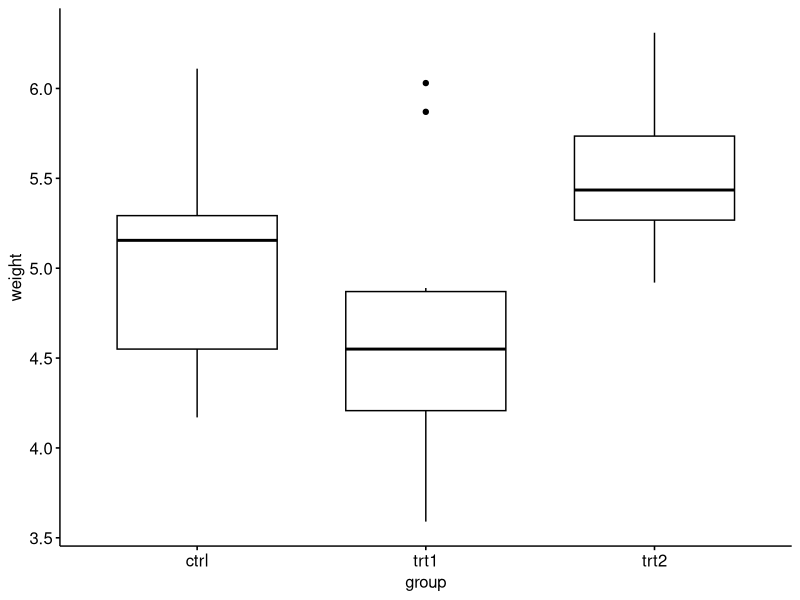
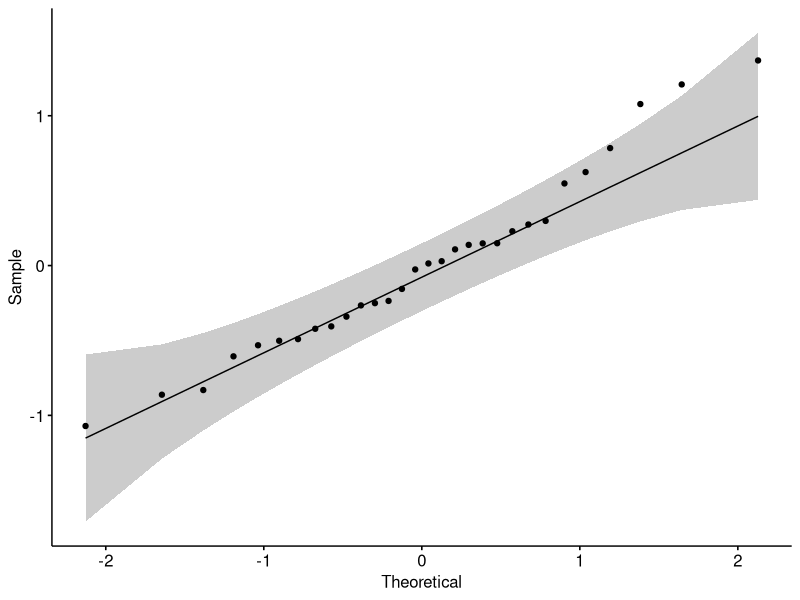
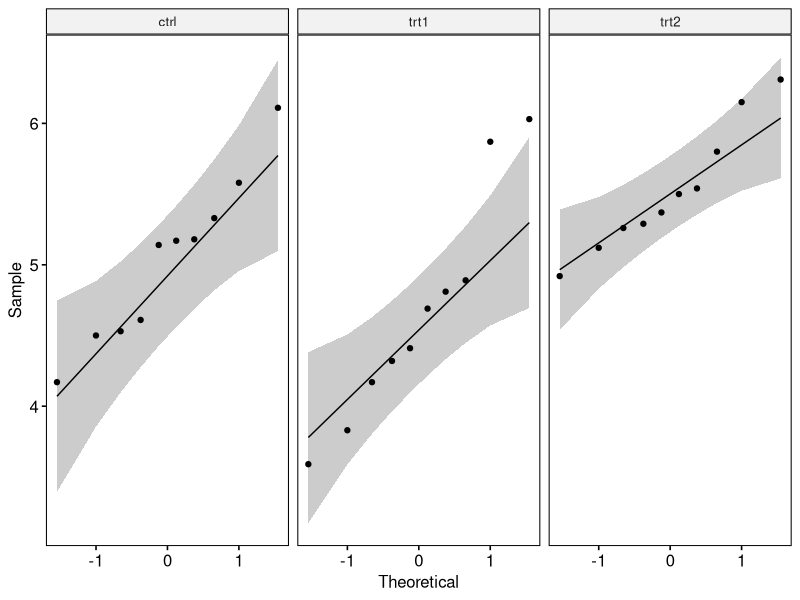
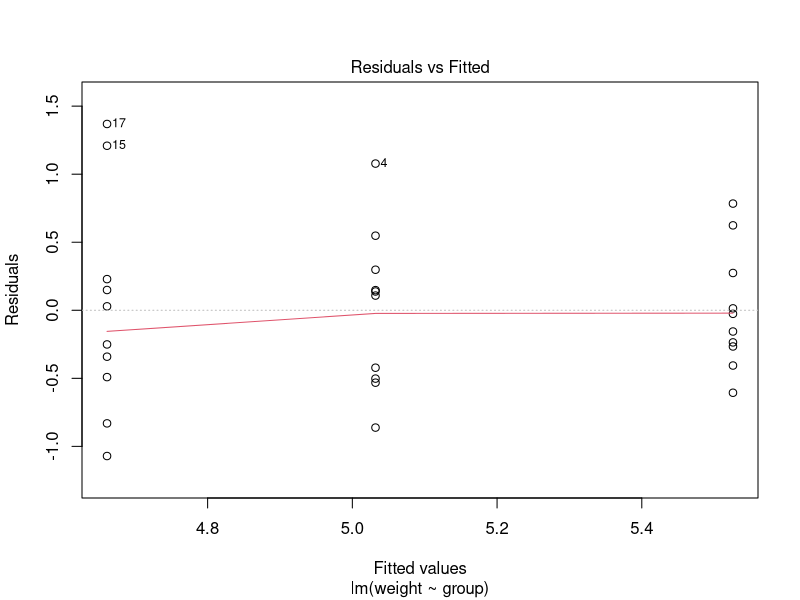
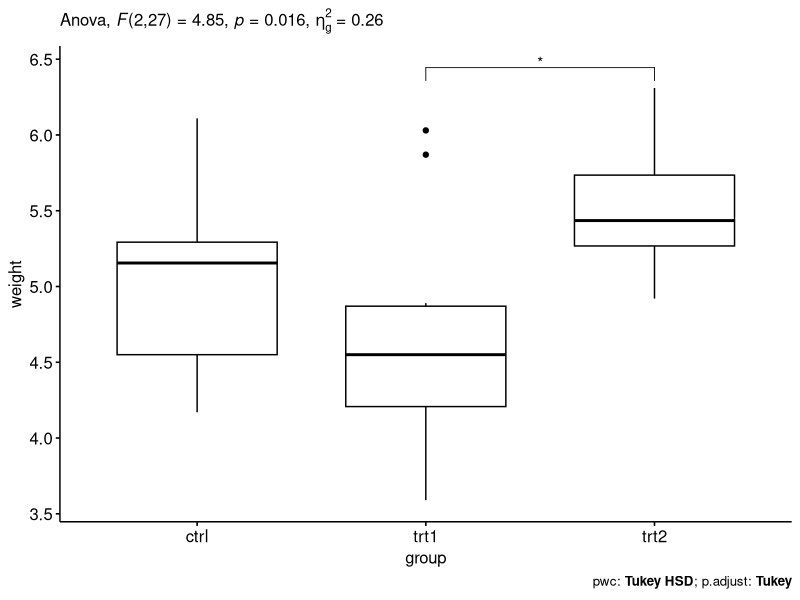
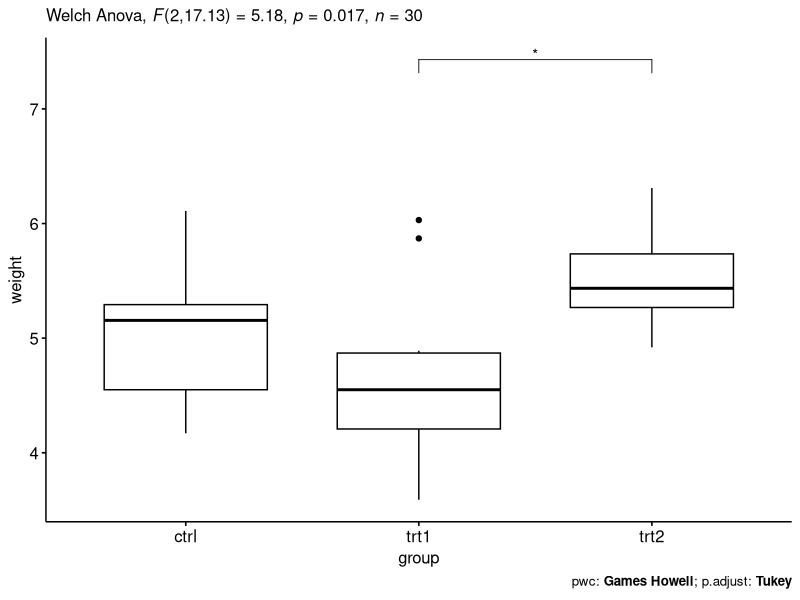
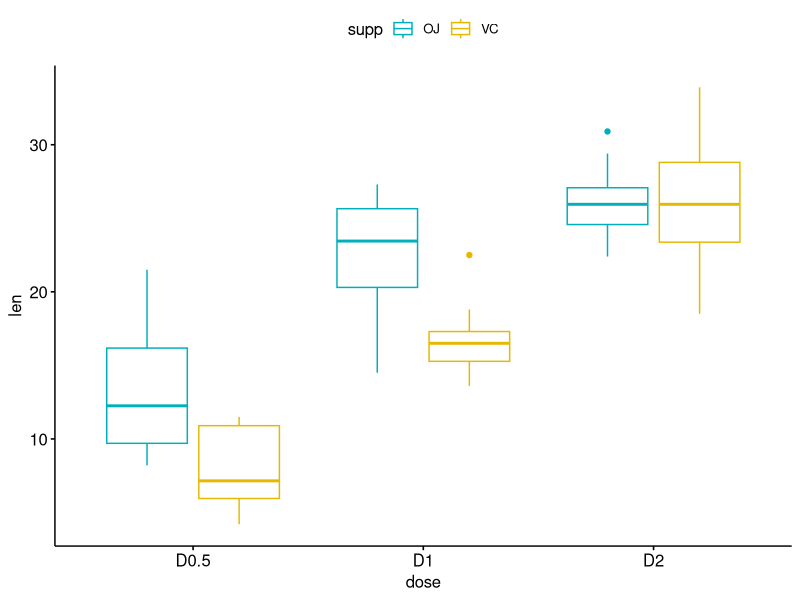
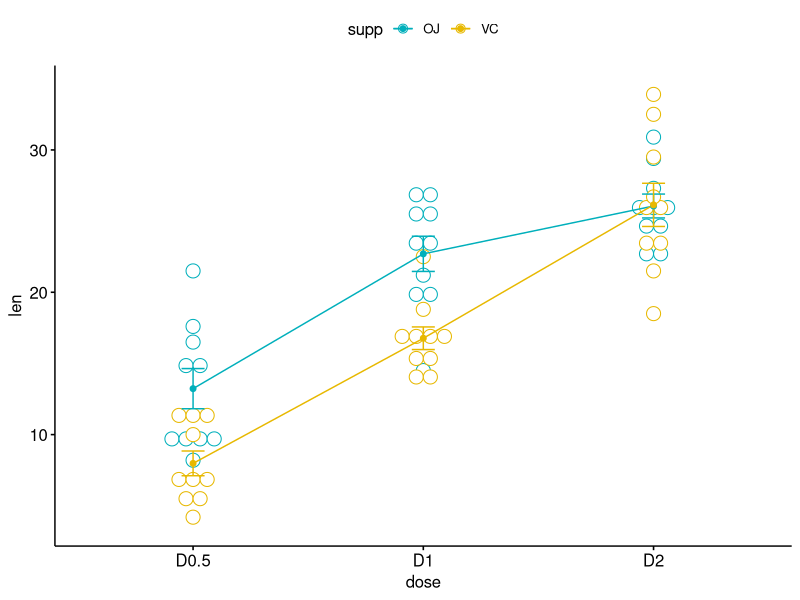

R code for these plots, in order:
## ---- chunk 1
ipak <- function(pkg){
new.pkg <- pkg[!(pkg %in% installed.packages()[, "Package"])]
if (length(new.pkg)) 
    install.packages(new.pkg, dependencies = TRUE)
sapply(pkg, require, character.only = TRUE)
}

# usage
packages <- c("ggplot2", "ggpubr", "rstatix", "dplyr", "ggthemes", "ggformula", "ggpmisc", "GGally", "arm")
ipak(packages)

## ---- chunk 2
data("PlantGrowth")
set.seed(1234)
## ---- chunk 3
levels(PlantGrowth$group)

## ---- chunk 4
PlantGrowth <- PlantGrowth %>%
  reorder_levels(group, order = c("ctrl", "trt1", "trt2"))
## ---- chunk 5
PlantGrowth %>%
  group_by(group) %>%
  get_summary_stats(weight, type = "mean_sd")

## ---- chunk 6
ggboxplot(PlantGrowth, x = "group", y = "weight")
## ---- chunk 7
PlantGrowth %>% 
  group_by(group) %>%
  identify_outliers(weight)
## ---- chunk 8
# Build the linear model
model  <- lm(weight ~ group, data = PlantGrowth)
# Create a QQ plot of residuals
ggqqplot(residuals(model))

# Compute Shapiro-Wilk test of normality
shapiro_test(residuals(model))
## ---- chunk 9
PlantGrowth %>%
  group_by(group) %>%
  shapiro_test(weight)
## ---- chunk 10
ggqqplot(PlantGrowth, "weight", facet.by = "group")
## ---- chunk 11
plot(model, 1)
## ---- chunk 12
PlantGrowth %>% levene_test(weight ~ group)
## ---- chunk 13
res.aov <- PlantGrowth %>% anova_test(weight ~ group, detailed = T)
res.aov

#this is how you do it in base R
summary(aov(weight ~ group, data = PlantGrowth))
## ---- chunk 14
summary(lm(weight ~ group, dat = PlantGrowth))

#here is another way to display results with the arm package
display(lm(weight ~ group, dat = PlantGrowth))
## ---- chunk 15
# Pairwise comparisons
pwc <- PlantGrowth %>% tukey_hsd(weight ~ group)
pwc
## ---- chunk 16
# Visualization: box plots with p-values
pwc <- pwc %>% add_xy_position(x = "group")
ggboxplot(PlantGrowth, x = "group", y = "weight") +
  stat_pvalue_manual(pwc, hide.ns = TRUE) +
  labs(
    subtitle = get_test_label(res.aov, detailed = TRUE),
    caption = get_pwc_label(pwc)
    )
## ---- chunk 17
# Welch One way ANOVA test
res.aov2 <- PlantGrowth %>% welch_anova_test(weight ~ group)
# Pairwise comparisons (Games-Howell)
pwc2 <- PlantGrowth %>% games_howell_test(weight ~ group)
# Visualization: box plots with p-values
pwc2 <- pwc2 %>% add_xy_position(x = "group", step.increase = 1)
ggboxplot(PlantGrowth, x = "group", y = "weight") +
  stat_pvalue_manual(pwc2, hide.ns = TRUE) +
  labs(
    subtitle = get_test_label(res.aov2, detailed = TRUE),
    caption = get_pwc_label(pwc2)
    )
## ---- chunk 18
pwc3 <- PlantGrowth %>% 
  pairwise_t_test(
    weight ~ group, pool.sd = FALSE,
    p.adjust.method = "bonferroni"
    )
pwc3
## ---- chunk 19

set.seed(123)
toothdat <- ToothGrowth
## ---- chunk 20
# as "D0.5", "D1", "D2"
toothdat$dose <- factor(toothdat$dose, 
                  levels = c(0.5, 1, 2),
                  labels = c("D0.5", "D1", "D2"))

head(toothdat)

## ---- chunk 21
toothdat %>%
  group_by(supp, dose) %>%
  get_summary_stats(len, type = "mean_sd")

bxp <- ggboxplot(toothdat, x = "dose", y = "len", color = "supp",
          palette = c("#00AFBB", "#E7B800"))
bxp
## ---- chunk 22
# Plot tooth length ("len") by groups ("dose")
# Color box plot by a second group: "supp"
# Add error bars: mean_se
# (other values include: mean_sd, mean_ci, median_iqr, ....)
library("ggpubr")
ggline(toothdat, x = "dose", y = "len", color = "supp",
       add = c("mean_se", "dotplot"),
       palette = c("#00AFBB", "#E7B800"))
## ---- chunk 23
toothdat %>%
  group_by(dose, supp) %>%
  identify_outliers(len)
## ---- chunk 24
# Build the linear model
model  <- lm(len ~ dose*supp,
             data = toothdat)
# Create a QQ plot of residuals
ggqqplot(residuals(model))

shapiro_test(residuals(model))
## ---- chunk 25
toothdat %>% levene_test(len ~ dose*supp)
## ---- chunk 26
res.aov <- toothdat %>% anova_test(len ~ dose*supp)
res.aov

## ---- chunk 27
# Group the data by gender and fit  anova
model <- lm(len ~ dose * supp, data = toothdat)
toothdat %>%
  group_by(supp) %>%
  anova_test(len ~ dose, error = model)

## ---- chunk 28
library(emmeans)
pwc <- toothdat %>% 
  group_by(supp) %>%
  tukey_hsd(len ~ dose) 
pwc

## ---- chunk 29
res.aov

## ---- chunk 30
toothdat %>% tukey_hsd(len ~ dose)
## ---- chunk 31
toothdat %>% group_by(dose, supp) %>% tally()
## ---- chunk 32
# Visualization: box plots with p-values
pwc <- pwc %>% add_xy_position(x = "supplement")
bxp +
  stat_pvalue_manual(pwc) +
  labs(
    subtitle = get_test_label(res.aov, detailed = TRUE),
    caption = get_pwc_label(pwc)
    )
## ---- chunk 33
set.seed(1)
nTreat <- 3
nBlock <- 35
sigma <- 5
sigma.block <- 12
n <- nBlock * nTreat
Block <- gl(nBlock, k = 1)
Treat <- gl(nTreat, k = 1, lab = LETTERS[1:nTreat])
dt <- expand.grid(Treat = Treat, Block = Block)
Xmat <- model.matrix(~-1 + Block + Treat, data = dt)
block.effects <- rnorm(n = nBlock, mean = 40, sd = sigma.block)
A.effects <- c(30, 40)
all.effects <- c(block.effects, A.effects)
lin.pred <- Xmat %*% all.effects

# OR
Xmat <- cbind(model.matrix(~-1 + Block, data = dt), model.matrix(~-1 + Treat, data = dt))
## Sum to zero block effects
block.effects <- rnorm(n = nBlock, mean = 0, sd = sigma.block)
A.effects <- c(40, 70, 80)
all.effects <- c(block.effects, A.effects)
lin.pred <- Xmat %*% all.effects



## the quadrat observations (within sites) are drawn from normal distributions with means according to
## the site means and standard deviations of 5
y <- rnorm(n, lin.pred, sigma)
data.rcb1 <- data.frame(y = y, expand.grid(Treat = Treat, Block = paste0("B", Block)))
head(data.rcb1)  #print out the first six rows of the data set
## ---- chunk 34
data.rcb1 %>% ggplot(aes(x = Treat, y = y)) + geom_boxplot()
data.rcb1 %>% levene_test(y ~ Treat)
data.rcb1 %>% levene_test(y ~ Block)

## ---- chunk 35
data.rcb1 %>% ggplot(aes(x = Treat, y = y, group = Block, colour = Block)) + geom_line()

## ---- chunk 36
data.rcb1 %>% anova_test(y ~ Treat + Block, detailed = T)

#in baseR
summary(aov(y ~ Treat + Block, data = data.rcb1))
## ---- chunk 37
data.rcb1 %>% anova_test(y ~ Treat, detailed = T)
## ---- chunk 38
#baseR 
summary(aov(y ~ Treat + Error(Block), data = data.rcb1))

#Rstatix
res.aov <- anova_test(
  data = data.rcb1, dv = y, wid = Block,
  within = Treat)
get_anova_table(res.aov)

## ---- chunk 39
getwd()
shark <- read.csv("shark.csv")
## ---- chunk 40
# Gather the columns t1, t2 and t3 into long format.
# Convert id and time into factor variables
shark <- shark %>%
  gather(key = "time", value = "stress", t1, t2, t3) %>%
  convert_as_factor(id, time)
# Inspect some random rows of the data by groups
set.seed(123)
shark %>% sample_n_by(gear, time, size = 1)
## ---- chunk 41
shark %>%
  group_by(gear, time) %>%
  get_summary_stats(stress, type = "mean_sd")
## ---- chunk 42
bxp <- ggboxplot(
  shark, x = "time", y = "stress",
  color = "gear", palette = "jco"
  )
bxp
## ---- chunk 43
shark %>%
  group_by(gear, time) %>%
  identify_outliers(stress)
## ---- chunk 44
shark %>%
  group_by(gear, time) %>%
  shapiro_test(stress)

ggqqplot(shark, "stress", ggtheme = theme_bw()) +
  facet_grid(time ~ gear, labeller = "label_both")
## ---- chunk 45
res.aov <- anova_test(
  data = shark, dv = stress, wid = id,
  within = c(gear, time))
get_anova_table(res.aov)
## ---- chunk 46
summary(aov(stress~gear*time + Error(id/(gear*time)), data = shark))
## ---- chunk 47
# Effect of gear at each time point
one.way <- shark %>%
  group_by(time) %>%
  anova_test(dv = stress, wid = id, within = gear) %>%
  get_anova_table() %>%
  adjust_pvalue(method = "bonferroni")
one.way
## ---- chunk 48
# Pairwise comparisons between gear groups
pwc <- shark %>%
  group_by(time) %>%
  pairwise_t_test(
    stress ~ gear, paired = TRUE,
    p.adjust.method = "bonferroni"
    )
pwc
## ---- chunk 49
# Effect of time at each level of gear
one.way2 <- shark %>%
  group_by(gear) %>%
  anova_test(dv = stress, wid = id, within = time) %>%
  get_anova_table() %>%
  adjust_pvalue(method = "bonferroni")
one.way2
## ---- chunk 50
# Visualization: box plots with p-values
pwc <- pwc %>% add_xy_position(x = "time")
bxp + 
  stat_pvalue_manual(pwc, tip.length = 0, hide.ns = TRUE) +
  labs(
    subtitle = get_test_label(res.aov, detailed = TRUE),
    caption = get_pwc_label(pwc)
  )
